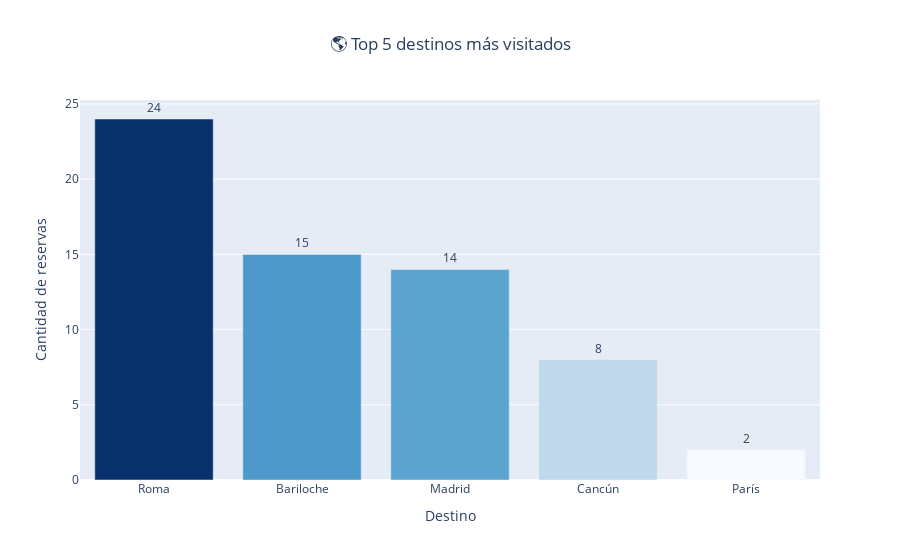

Notebook cell for this chart:
### Markdown cell above
Ejercicio 2m:

### Code cell
def top5_destinos_mas_visitados_plotly():
    """
    Muestra el TOP 5 de destinos más visitados (reservas confirmadas o pagadas),
    con gráfico interactivo en Plotly.
    """
    print("\n" + "="*80)
    print("2.m.i — TOP 5 DESTINOS MÁS VISITADOS")
    print("="*80)

    # Reservas confirmadas o pagadas por destino
    reservas = list(db.reservas.aggregate([
        {"$match": {"estado": {"$in": ["Confirmada", "Pagada"]}}},
        {"$group": {"_id": "$destino_id", "cantidad": {"$sum": 1}}},
        {"$sort": {"cantidad": -1}},
        {"$limit": 5}
    ]))

    # Mapeo destino_id -> ciudad
    destinos_dict = {d["destino_id"]: d["ciudad"] for d in db.destinos.find({}, {"_id": 0, "destino_id": 1, "ciudad": 1})}
    ciudades = [destinos_dict.get(a["_id"], str(a["_id"])) for a in reservas]
    valores = [a["cantidad"] for a in reservas]

    # DataFrame
    df = pd.DataFrame({"Destino": ciudades, "Reservas": valores})

    # Gráfico de barras (color más fuerte = más reservas)
    fig = px.bar(
        df,
        x="Destino",
        y="Reservas",
        color="Reservas",
        color_continuous_scale="Blues",
        title="🌎 Top 5 destinos más visitados",
        text="Reservas"
    )
    fig.update_traces(textposition="outside")
    fig.update_layout(
        xaxis_title="Destino",
        yaxis_title="Cantidad de reservas",
        title_x=0.5,
        coloraxis_showscale=False
    )
    fig.show()

    top_destino = df.iloc[0]
    print(f" El destino más visitado es **{top_destino['Destino']}**, con {top_destino['Reservas']} reservas.")
    return df

df_top5_destinos = top5_destinos_mas_visitados_plotly()

### Figure 1 — Plotly figure (JSON) as saved in the notebook; plotly's stock layout.template omitted (floating-point values rounded to 4 significant figures)
{"data": [{"hovertemplate": "Destino=%{x}<br>Reservas=%{marker.color}<extra></extra>", "legendgroup": "", "marker": {"color": [24, 15, 14, 8, 2], "coloraxis": "coloraxis", "pattern": {"shape": ""}}, "name": "", "orientation": "v", "showlegend": false, "text": [24.0, 15.0, 14.0, 8.0, 2.0], "textposition": "outside", "type": "bar", "x": ["Roma", "Bariloche", "Madrid", "Cancún", "París"], "xaxis": "x", "y": [24, 15, 14, 8, 2], "yaxis": "y"}], "layout": {"barmode": "relative", "coloraxis": {"colorbar": {"title": {"text": "Reservas"}}, "colorscale": [[0, "rgb(247,251,255)"], [0.125, "rgb(222,235,247)"], [0.25, "rgb(198,219,239)"], [0.375, "rgb(158,202,225)"], [0.5, "rgb(107,174,214)"], [0.625, "rgb(66,146,198)"], [0.75, "rgb(33,113,181)"], [0.875, "rgb(8,81,156)"], [1, "rgb(8,48,107)"]], "showscale": false}, "legend": {"tracegroupgap": 0}, "title": {"text": "🌎 Top 5 destinos más visitados", "x": 0.5}, "xaxis": {"anchor": "y", "domain": [0, 1], "title": {"text": "Destino"}}, "yaxis": {"anchor": "x", "domain": [0, 1], "title": {"text": "Cantidad de reservas"}}}}
